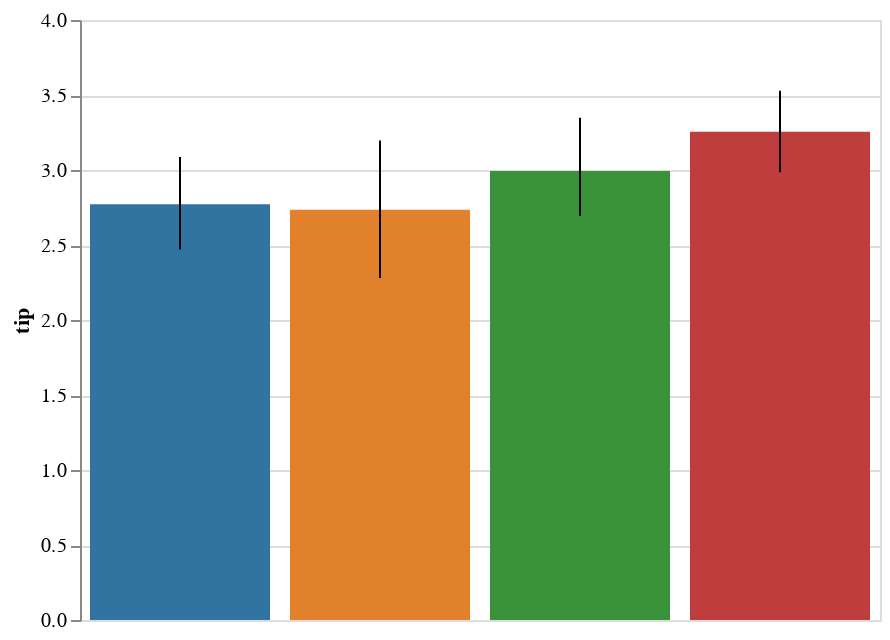

Here is the notebook cell this chart was saved with:
### Code cell
display(salt.barplot(x="day", y="tip", data=tips, capsize=.2))
ax = sns.barplot(x="day", y="tip", data=tips, capsize=.2)

### Figure 1 — Vega-Lite specification as saved in the notebook (floating-point values rounded to 4 significant figures)
{"$schema": "https://vega.github.io/schema/vega-lite/v2.4.1.json", "config": {"view": {"height": 300, "width": 400}}, "data": {"values": [{"c": "rgb(49.62499999999999, 115.62499999999996, 161.37500000000003)", "ci0": 2.47, "ci1": 3.087, "day": "Thur", "tip": 2.771}, {"c": "rgb(224.87499999999997, 128.875, 44.12500000000004)", "ci0": 2.28, "ci1": 3.197, "day": "Fri", "tip": 2.735}, {"c": "rgb(58.49999999999999, 145.50000000000003, 58.49999999999999)", "ci0": 2.693, "ci1": 3.348, "day": "Sat", "tip": 2.993}, {"c": "rgb(192.125, 60.87500000000001, 61.62499999999999)", "ci0": 2.985, "ci1": 3.529, "day": "Sun", "tip": 3.255}]}, "layer": [{"encoding": {"color": {"field": "c", "scale": null, "type": "nominal"}, "x": {"axis": {"title": "day"}, "field": "day", "sort": null, "type": "nominal"}, "y": {"axis": {"title": "tip"}, "field": "tip", "type": "quantitative"}}, "mark": "bar", "selection": {"selector008": {"bind": "scales", "encodings": ["x", "y"], "mark": {"fill": "#333", "fillOpacity": 0.125, "stroke": "white"}, "on": "[mousedown, window:mouseup] > window:mousemove!", "resolve": "global", "translate": "[mousedown, window:mouseup] > window:mousemove!", "type": "interval", "zoom": "wheel!"}}}, {"encoding": {"x": {"axis": null, "field": "day", "sort": null, "type": "nominal"}, "y": {"field": "ci0", "type": "quantitative"}, "y2": {"field": "ci1", "type": "quantitative"}}, "mark": "rule"}]}
